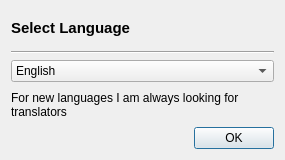
<?xml version="1.0" encoding="UTF-8"?>
<ui version="4.0">
 <class>GUI_LanguageChooser</class>
 <widget class="QDialog" name="GUI_LanguageChooser">
  <property name="geometry">
   <rect>
    <x>0</x>
    <y>0</y>
    <width>285</width>
    <height>160</height>
   </rect>
  </property>
  <property name="windowTitle">
   <string>Language</string>
  </property>
  <layout class="QGridLayout" name="gridLayout">
   <item row="4" column="1">
    <widget class="QPushButton" name="btn_ok">
     <property name="text">
      <string>OK</string>
     </property>
    </widget>
   </item>
   <item row="4" column="0">
    <spacer name="horizontalSpacer">
     <property name="orientation">
      <enum>Qt::Horizontal</enum>
     </property>
     <property name="sizeHint" stdset="0">
      <size>
       <width>40</width>
       <height>20</height>
      </size>
     </property>
    </spacer>
   </item>
   <item row="2" column="0" colspan="2">
    <widget class="QComboBox" name="combo_lang">
     <item>
      <property name="text">
       <string>English</string>
      </property>
     </item>
    </widget>
   </item>
   <item row="0" column="0" colspan="2">
    <widget class="QLabel" name="lab_title">
     <property name="font">
      <font>
       <pointsize>11</pointsize>
       <weight>75</weight>
       <bold>true</bold>
      </font>
     </property>
     <property name="text">
      <string>Select Language</string>
     </property>
    </widget>
   </item>
   <item row="1" column="0" colspan="2">
    <widget class="Line" name="line">
     <property name="orientation">
      <enum>Qt::Horizontal</enum>
     </property>
    </widget>
   </item>
   <item row="3" column="0" colspan="2">
    <widget class="QLabel" name="label_2">
     <property name="text">
      <string>For new languages I am always looking for translators</string>
     </property>
     <property name="wordWrap">
      <bool>true</bool>
     </property>
    </widget>
   </item>
  </layout>
 </widget>
 <resources/>
 <connections/>
</ui>
